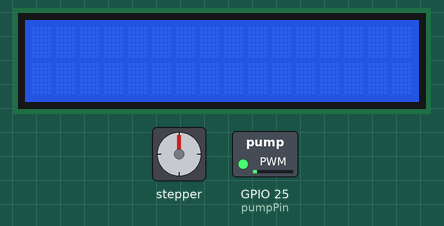
A sketch run on a simulated ESP32. Parts: stepper motor, 16×2 character LCD, switched loads named in the sketch (green lamp = pin HIGH). Wiring (inferred from the names in the program): stepper motor (2048 steps per turn assumed): coils GPIO 16, GPIO 17, GPIO 5, GPIO 18. Pins used as bus, display or sensor lines are not drawn.

Above: at 0.1 s.
At 0.25 s:
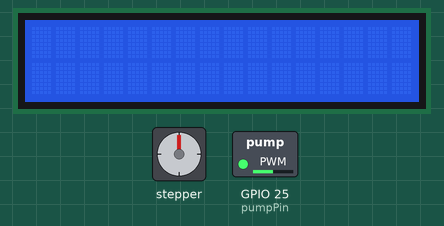
Timing chart, 0 to 3.1 s (numbered marks = the images above):
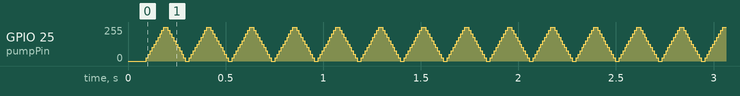

The sketch:

dripping_machine.ino
```cpp
#define STEPPER_PIN_1 16
#define STEPPER_PIN_2 17
#define STEPPER_PIN_3 5
#define STEPPER_PIN_4 18

#include <WiFi.h>
#include <LCD_I2C.h>
#include <Stepper.h>
#include <MQTT.h>

Stepper stepper(2048, STEPPER_PIN_1, STEPPER_PIN_2, STEPPER_PIN_3, STEPPER_PIN_4);
LCD_I2C lcd(0x27, 16, 2);
int MQTT_PORT = 1883;


const char ssid[] = "@JumboPlusIoT";
const char pass[] = "gv0wob4a";
const char mqtt_broker[] = "test.mosquitto.org";
const char mqtt_topic[] = "261215/brewbuddy";               // main topic to controll driping machine
const char mqtt_topic_brewing[] = "261215/brewbuddy/time";  // topic for time publish
const char mqtt_client_id[] = "esp32_brewbuddy";            // must change this string to a unique value


WiFiClient net;
MQTTClient client;

int mode = 0;

unsigned long lastMoveMillis = 0;
const unsigned long moveInterval = 5;  // Set the interval in milliseconds

const int pumpPin = 25;    // Pin connected to the water pump
const int maxSpeed = 90;   // Maximum PWM value (corresponds to 100% duty cycle)
const int minSpeed = 80;   // Minimum PWM value (corresponds to 0% duty cycle)
const int fadeDelay = 10;  // Delay between speed adjustments in milliseconds

int loopCount = 0;  // Initialize loop count

// void connect() {
//   Serial.print("Checking wifi...");
//   while (WiFi.status() != WL_CONNECTED) {
//     Serial.print(".");
//     delay(1000);
//   }

//   Serial.print("\nConnecting...");
//   while (!client.connect(mqtt_client_id)) {
//     Serial.print(".");
//     delay(1000);
//   }

//   Serial.println("\nConnected!");

//   client.subscribe(mqtt_topic);
//   client.subscribe(mqtt_topic_brewing);
// }

// void messageReceived(String &topic, String &payload) {
//   Serial.println("incoming: " + topic + " - " + payload);
//   if (payload == "Unclockwise") {
//     mode = 1;
//     printLed("Unclockwise");
//   } else if (payload == "Clockwise") {
//     mode = 2;
//     printLed("Clockwise");
//   } else if (payload == "idle") {
//     mode = 3;
//     printLed("Idle");
//   }
// }

// void publishTimeToMQTT(int remainingTime) {
//   String timePayload = String(remainingTime) + "s";
//   client.publish(mqtt_topic_brewing, timePayload.c_str());
// }

void setup() {
  //I2C and pinMode setup part
  lcd.begin();
  lcd.backlight();
  pinMode(STEPPER_PIN_1, OUTPUT);
  pinMode(STEPPER_PIN_3, OUTPUT);
  pinMode(STEPPER_PIN_2, OUTPUT);
  pinMode(STEPPER_PIN_4, OUTPUT);
  Serial.begin(9600);
  pinMode(pumpPin, OUTPUT);  // Set pump pin as output

  //Wifi Connection part
  // WiFi.begin(ssid, pass);
  // client.begin(mqtt_broker, MQTT_PORT, net);
  // client.onMessage(messageReceived);
  // connect();
}

// unsigned long startTime;
// int brewingTimeInSeconds = 300;  // 5 minutes (adjust as needed)

// void timeCount() {
//   unsigned long elapsedTime = millis() - startTime;
//   int remainingTime = (brewingTimeInSeconds * 1000 - elapsedTime) / 1000;

//   if (remainingTime >= 0) {
//     printLed("Brewing", String(remainingTime) + "s");
//   } else {
//     printLed("Idle", "0s");
//     // Additional actions when the timer reaches zero can be added here
//   }
// }

void loop() {
  unsigned long currentMillis = millis();

  // Move the stepper motor
  if (currentMillis - lastMoveMillis >= moveInterval) {
    moveMotors(STEPPER_PIN_4, STEPPER_PIN_3, STEPPER_PIN_2, STEPPER_PIN_1);
    lastMoveMillis = currentMillis;
  }

  while (loopCount < 6) {                // Loop 5 times
    unsigned long startTime = millis();  // Record the start time

    while (millis() - startTime < 10500) {
      waterflow();
    }
    delay(2000);
    loopCount++;
  }
}


void printLed(String state, String time) {
  lcd.clear();
  lcd.print("Status:");
  lcd.print(state);
  lcd.setCursor(0, 1);
  lcd.print("Time ramains:");
  lcd.print(time);
}

void moveMotors(int pin1, int pin2, int pin3, int pin4) {
  digitalWrite(pin1, HIGH);
  digitalWrite(pin2, LOW);
  digitalWrite(pin3, LOW);
  digitalWrite(pin4, LOW);
  delay(5);
  digitalWrite(pin1, LOW);
  digitalWrite(pin2, HIGH);
  digitalWrite(pin3, LOW);
  digitalWrite(pin4, LOW);
  delay(5);
  digitalWrite(pin1, LOW);
  digitalWrite(pin2, LOW);
  digitalWrite(pin3, HIGH);
  digitalWrite(pin4, LOW);
  delay(5);
  digitalWrite(pin1, LOW);
  digitalWrite(pin2, LOW);
  digitalWrite(pin3, LOW);
  digitalWrite(pin4, HIGH);
  delay(5);
}

void waterflow() {
  for (int speed = minSpeed; speed <= maxSpeed; speed++) {
    analogWrite(pumpPin, map(speed, minSpeed, maxSpeed, 0, 255));  // Set pump speed
    delay(fadeDelay);                                              // Wait before adjusting speed again
  }

  // Gradually decrease the pump speed
  for (int speed = maxSpeed; speed >= minSpeed; speed--) {
    analogWrite(pumpPin, map(speed, minSpeed, maxSpeed, 0, 255));  // Set pump speed
    delay(fadeDelay);                                              // Wait before adjusting speed again
  }
}
```

Measured:
- by itself, GPIO 25 (pumpPin): moves between 0/255 and 255/255, repeating every 0.22 s
